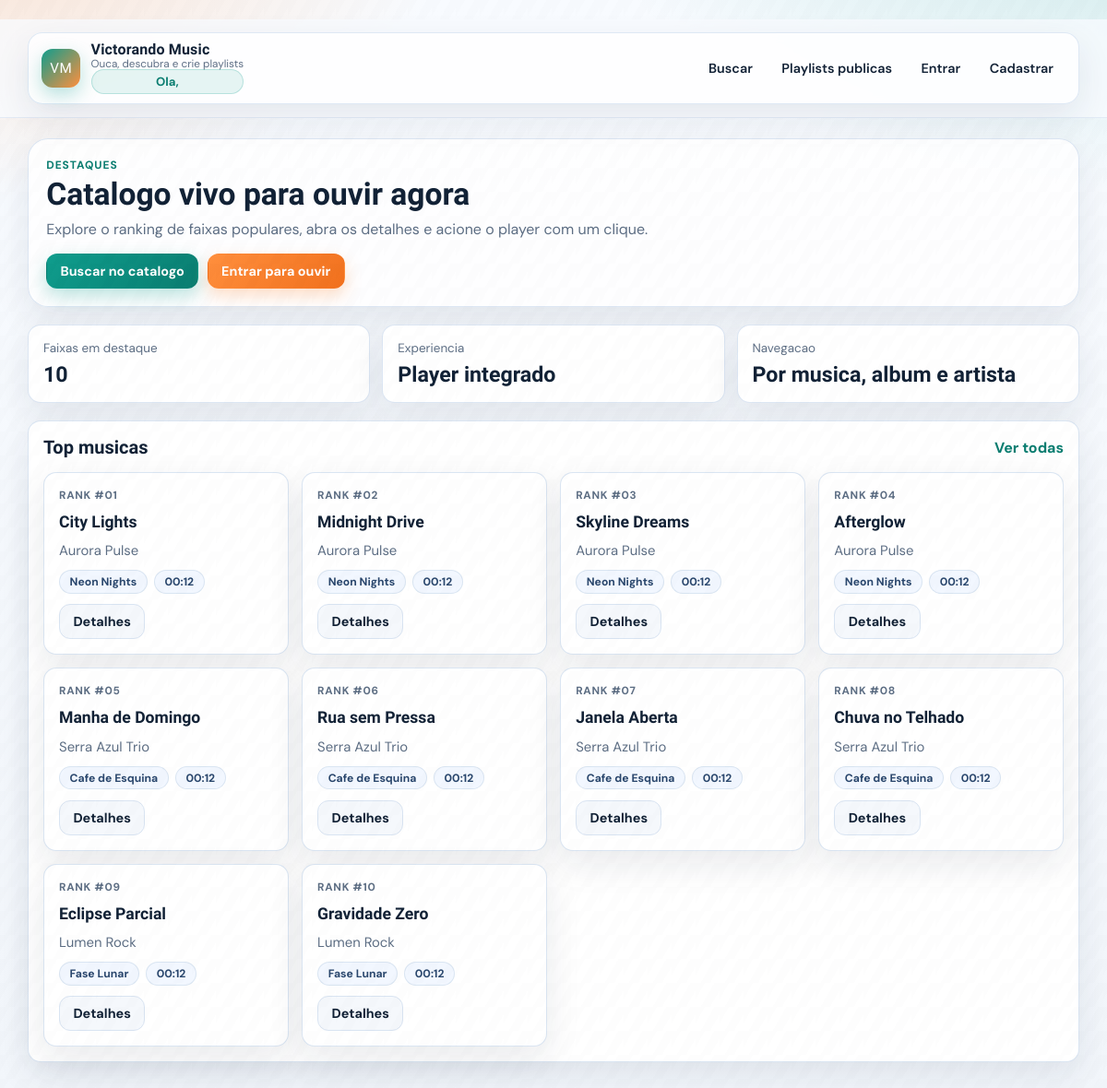
The page / on the database its author committed.
### app/models/music.py (models this page shows, shortened)
class Music(db.Model):
    __tablename__ = 'musicas'
    id = db.Column(db.Integer, primary_key=True)
    titulo = db.Column(db.String(150), nullable=False, index=True)
    album_id = db.Column(db.Integer, db.ForeignKey('albuns.id'), nullable=False)
    duracao = db.Column(db.Integer)  # em segundos
    arquivo_url = db.Column(db.String(255), nullable=False)
    numero_faixa = db.Column(db.Integer)
    visualizacoes = db.Column(db.Integer, default=0)
    @property
    def duracao_formatada(self):
        if not self.duracao:
            return "00:00"
        minutos = self.duracao // 60
        segundos = self.duracao % 60
        return f"{minutos:02d}:{segundos:02d}"
    def to_dict(self, include_album=True):
        data = {
            'id': self.id,
            'titulo': self.titulo,
            'album_id': self.album_id,
            'duracao': self.duracao,
            'duracao_formatada': self.duracao_formatada,
            'arquivo_url': self.arquivo_url,
            'numero_faixa': self.numero_faixa,
            'visualizacoes': self.visualizacoes
        }
        if include_album and self.album:
            data['album'] = {
                'id': self.album.id,
                'titulo': self.album.titulo,
                'capa_url': self.album.capa_url,
                'artista': {
                    'id': self.album.artista.id,
                    'nome': self.album.artista.nome
                } if self.album.artista else None
            }
        return data

### app/models/artist.py (models this page shows, shortened)
class Artist(db.Model):
    __tablename__ = 'artistas'
    id = db.Column(db.Integer, primary_key=True)
    nome = db.Column(db.String(100), nullable=False, index=True)
    genero = db.Column(db.String(50))
    bio = db.Column(db.Text)
    imagem_url = db.Column(db.String(255))
    albuns = db.relationship('Album', backref='artista', lazy='dynamic', cascade='all, delete-orphan')

### app/models/album.py (models this page shows, shortened)
class Album(db.Model):
    __tablename__ = 'albuns'
    id = db.Column(db.Integer, primary_key=True)
    titulo = db.Column(db.String(150), nullable=False, index=True)
    artista_id = db.Column(db.Integer, db.ForeignKey('artistas.id'), nullable=False)
    ano_lancamento = db.Column(db.Integer)
    capa_url = db.Column(db.String(255))
    descricao = db.Column(db.Text)
    musicas = db.relationship('Music', backref='album', lazy='dynamic', cascade='all, delete-orphan')

### app/views/music_routes.py (the view)
@music_bp.route('/')
def index():
    resultado = MusicController.obter_musicas_populares(limite=10)
    musicas_populares = resultado.get('musicas', []) if resultado['success'] else []
    return render_template('index.html', musicas_populares=musicas_populares)

### app/__init__.py (called while the page is built)
def _build_app_initials(app_name):
    parts = [part[0].upper() for part in app_name.split() if part and part[0].isalnum()]
    return ''.join(parts[:2]) or 'SM'

### app/controllers/music_controller.py (called while the page is built)
    @staticmethod
    def obter_musicas_populares(limite=20):
        try:
            musicas = Music.query.order_by(
                Music.visualizacoes.desc()
            ).limit(limite).all()
            return {
                'success': True,
                'musicas': [m.to_dict() for m in musicas]
            }
        except Exception as e:
            return {'success': False, 'message': f'Erro ao obter músicas populares: {str(e)}'}

### app/extensions.py (called while the page is built, shortened)
def _register_request_observability(app):
    @app.before_request
    def _mark_request_start():
        g._request_start_ts = monotonic()
    @app.after_request
    def _log_request(response):
        start = getattr(g, '_request_start_ts', None)
        if start is None:
            return response
        duration_ms = (monotonic() - start) * 1000
        response.headers['X-Request-Duration-Ms'] = f'{duration_ms:.2f}'
        app.logger.info(
            'request method=%s path=%s status=%s duration_ms=%.2f',
            request.method,
            request.path,
            response.status_code,
            duration_ms,
        )
        return response

def _register_rate_limiting(app):
    @app.before_request
    def _guard_rate_limit():
        if not app.config.get('RATE_LIMIT_ENABLED', True):
            return None
        if not request.path.startswith('/api/'):
            return None

### app/templates/index.html (shortened to what this page needs)
﻿{% extends 'base.html' %}
{% block content %}
<section class="page-header" data-animate>
  <p class="kicker">Destaques</p>
  <h1 class="page-title">Catalogo vivo para ouvir agora</h1>
  <p class="page-subtitle">Explore o ranking de faixas populares, abra os detalhes e acione o player com um clique.</p>
  <div class="inline-actions">
    <a class="btn" href="{{ url_for('music.buscar') }}">Buscar no catalogo</a>
    {% if current_user.is_authenticated %}
      <a class="btn btn-secondary" href="{{ url_for('playlist.minhas_playlists') }}">Abrir minhas playlists</a>
    {% else %}
      <a class="btn btn-secondary" href="{{ url_for('auth.login') }}">Entrar para ouvir</a>
    {% endif %}
  </div>
</section>
<section class="stats-row">
  <article class="stat-card" data-animate style="--delay: 30ms;">
    <span class="label">Faixas em destaque</span>
    <strong>{{ musicas_populares|length }}</strong>
  </article>
  <article class="stat-card" data-animate style="--delay: 90ms;">
    <span class="label">Experiencia</span>
    <strong>Player integrado</strong>
  </article>
  <article class="stat-card" data-animate style="--delay: 150ms;">
    <span class="label">Navegacao</span>
    <strong>Por musica, album e artista</strong>
  </article>
</section>
<section class="panel" data-animate style="--delay: 180ms;">
  <div class="section-head">
    <h2 class="section-title">Top musicas</h2>
    <a class="text-link" href="{{ url_for('music.buscar') }}">Ver todas</a>
  </div>
  {% if musicas_populares %}
    <div class="card-grid" style="margin-top: 0.9rem;">
      {% for musica in musicas_populares %}
        {% set album = musica.album if musica.album else None %}
        {% set artista = album.artista if album and album.artista else None %}
        <article class="music-card" data-animate style="--delay: {{ 220 + (loop.index0 * 40) }}ms;">
          <span class="card-index">Rank #{{ '%02d' % loop.index }}</span>
          <h3 class="music-title">
            <a href="{{ url_for('music.musica_detalhes', musica_id=musica.id) }}">{{ musica.titulo }}</a>
          </h3>
          <p class="meta-line">{{ artista.nome if artista else 'Artista desconhecido' }}</p>
          <div class="meta-pills">
            {% if album %}<span class="chip">{{ album.titulo }}</span>{% endif %}
            {% if musica.duracao_formatada %}<span class="chip">{{ musica.duracao_formatada }}</span>{% endif %}
          </div>
          <div class="actions">
            <a class="btn btn-ghost" href="{{ url_for('music.musica_detalhes', musica_id=musica.id) }}">Detalhes</a>
          </div>
        </article>
      {% endfor %}
    </div>
  {% else %}
    <div class="empty-state" style="margin-top: 0.9rem;">
      Nenhuma musica disponivel no momento.
    </div>
  {% endif %}
</section>
{% endblock %}

### app/templates/base.html (shortened to what this page needs)
﻿<!doctype html>
<html lang="pt-BR">
<head>
  <link rel="stylesheet" href="{{ url_for('static', filename='css/style.css') }}">
</head>
<body>
<header class="topbar">
  <div class="topbar-inner" data-animate>
    <a href="{{ url_for('music.index') }}" class="brand">
      <span class="brand-badge">{{ APP_INITIALS }}</span>
      <span class="brand-text">
        <strong>{{ APP_NAME }}</strong>
        <small>Ouca, descubra e crie playlists</small>
        <span class="user-pill brand-text">Ola, {{ current_user.nome }}</span>
      </span>
    </a>
    <nav class="nav-links">
      <a class="nav-link" href="{{ url_for('music.buscar') }}">Buscar</a>
      <a class="nav-link" href="{{ url_for('playlist.publicas') }}">Playlists publicas</a>
      {% if current_user.is_authenticated %}
        <a class="nav-link" href="{{ url_for('playlist.minhas_playlists') }}">Minhas playlists</a>
        <a class="nav-link" href="{{ url_for('auth.perfil') }}">Perfil</a>
        <a class="nav-link" href="{{ url_for('auth.logout') }}">Sair</a>
      {% else %}
        <a class="nav-link" href="{{ url_for('auth.login') }}">Entrar</a>
        <a class="nav-link" href="{{ url_for('auth.register') }}">Cadastrar</a>
      {% endif %}
    </nav>
  </div>
</header>
<main class="container">
  <div class="page-content">
    {% block content %}{% endblock %}
  </div>
</main>
</body>
</html>

### rows shown on the page
Music: {{ 220 + (loop.index0 * 40) }} 220 (drawn), index "01", titulo "City Lights", duracao_formatada "00:12"
Artist: nome "Aurora Pulse"
Album: titulo "Neon Nights"
Music: {{ 220 + (loop.index0 * 40) }} 260 (drawn), index "02", titulo "Midnight Drive", duracao_formatada "00:12"
Music: {{ 220 + (loop.index0 * 40) }} 300 (drawn), index "03", titulo "Skyline Dreams", duracao_formatada "00:12"
Music: {{ 220 + (loop.index0 * 40) }} 340 (drawn), index "04", titulo "Afterglow", duracao_formatada "00:12"
Music: {{ 220 + (loop.index0 * 40) }} 380 (drawn), index "05", titulo "Manha de Domingo", duracao_formatada "00:12"
Artist: nome "Serra Azul Trio"
Album: titulo "Cafe de Esquina"
Music: {{ 220 + (loop.index0 * 40) }} 420 (drawn), index "06", titulo "Rua sem Pressa", duracao_formatada "00:12"
Music: {{ 220 + (loop.index0 * 40) }} 460 (drawn), index "07", titulo "Janela Aberta", duracao_formatada "00:12"
Music: {{ 220 + (loop.index0 * 40) }} 500 (drawn), index "08", titulo "Chuva no Telhado", duracao_formatada "00:12"
Music: {{ 220 + (loop.index0 * 40) }} 540 (drawn), index "09", titulo "Eclipse Parcial", duracao_formatada "00:12"
Artist: nome "Lumen Rock"
Album: titulo "Fase Lunar"
Music: {{ 220 + (loop.index0 * 40) }} 580 (drawn), index "10", titulo "Gravidade Zero", duracao_formatada "00:12"

### other values the page prints
{{ APP_INITIALS }} "VM"
{{ APP_NAME }} "Victorando Music"
{{ musicas_populares|length }} "10"
